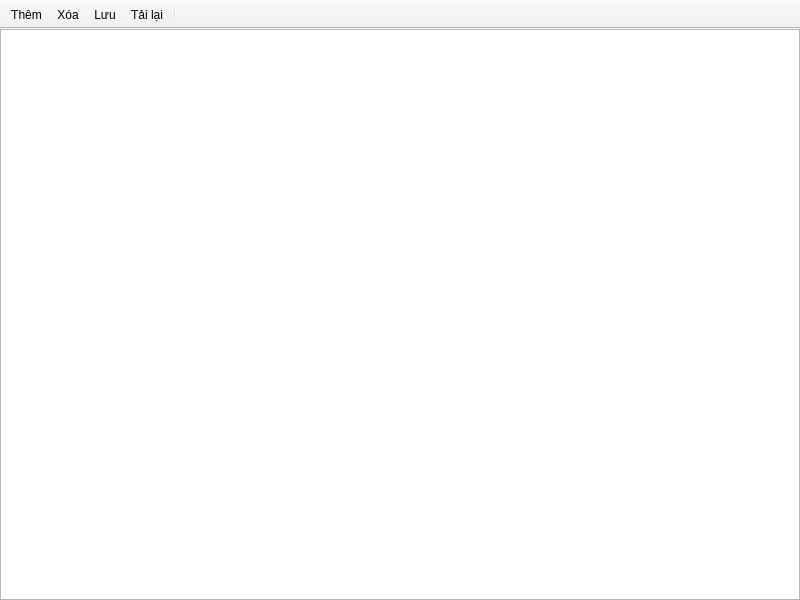
<?xml version="1.0" encoding="UTF-8"?>
<ui version="4.0">
 <class>LotWindow</class>
 <widget class="QMainWindow" name="LotWindow">
  <property name="geometry">
   <rect>
    <x>0</x>
    <y>0</y>
    <width>800</width>
    <height>600</height>
   </rect>
  </property>
  <property name="windowTitle">
   <string>MainWindow</string>
  </property>
  <property name="styleSheet">
   <string notr="true"/>
  </property>
  <widget class="XWidget" name="centralwidget">
   <layout class="QGridLayout" name="gridLayout_2">
    <property name="leftMargin">
     <number>0</number>
    </property>
    <property name="topMargin">
     <number>0</number>
    </property>
    <property name="rightMargin">
     <number>0</number>
    </property>
    <property name="bottomMargin">
     <number>0</number>
    </property>
    <property name="horizontalSpacing">
     <number>1</number>
    </property>
    <item row="0" column="0">
     <widget class="NxTableView" name="tbvLots">
      <property name="font">
       <font>
        <bold>false</bold>
       </font>
      </property>
      <property name="styleSheet">
       <string notr="true"/>
      </property>
      <property name="editTriggers">
       <set>QAbstractItemView::EditTrigger::NoEditTriggers</set>
      </property>
      <property name="alternatingRowColors">
       <bool>false</bool>
      </property>
      <property name="selectionBehavior">
       <enum>QAbstractItemView::SelectionBehavior::SelectRows</enum>
      </property>
      <attribute name="horizontalHeaderDefaultSectionSize">
       <number>80</number>
      </attribute>
      <attribute name="verticalHeaderMinimumSectionSize">
       <number>22</number>
      </attribute>
      <attribute name="verticalHeaderDefaultSectionSize">
       <number>24</number>
      </attribute>
     </widget>
    </item>
   </layout>
  </widget>
  <widget class="XToolBar" name="toolBar">
   <property name="windowTitle">
    <string>toolBar</string>
   </property>
   <property name="movable">
    <bool>false</bool>
   </property>
   <property name="iconSize">
    <size>
     <width>24</width>
     <height>24</height>
    </size>
   </property>
   <property name="toolButtonStyle">
    <enum>Qt::ToolButtonStyle::ToolButtonTextBesideIcon</enum>
   </property>
   <attribute name="toolBarArea">
    <enum>TopToolBarArea</enum>
   </attribute>
   <attribute name="toolBarBreak">
    <bool>false</bool>
   </attribute>
   <addaction name="actionNew"/>
   <addaction name="actionRemove"/>
   <addaction name="actionSave"/>
   <addaction name="actionLoad"/>
   <addaction name="separator"/>
  </widget>
  <action name="actionNew">
   <property name="icon">
    <iconset resource="../Assets/Icons/icons.qrc">
     <normaloff>:/plus_48px.png</normaloff>:/plus_48px.png</iconset>
   </property>
   <property name="text">
    <string>Thêm</string>
   </property>
  </action>
  <action name="actionRemove">
   <property name="icon">
    <iconset resource="../Assets/Icons/icons.qrc">
     <normaloff>:/close_window_48px.png</normaloff>:/close_window_48px.png</iconset>
   </property>
   <property name="text">
    <string>Xóa</string>
   </property>
  </action>
  <action name="actionSave">
   <property name="icon">
    <iconset resource="../Assets/Icons/icons.qrc">
     <normaloff>:/save_48px.png</normaloff>:/save_48px.png</iconset>
   </property>
   <property name="text">
    <string>Lưu</string>
   </property>
  </action>
  <action name="actionLoad">
   <property name="icon">
    <iconset resource="../Assets/Icons/icons.qrc">
     <normaloff>:/reset_48px.png</normaloff>:/reset_48px.png</iconset>
   </property>
   <property name="text">
    <string>Tải lại</string>
   </property>
  </action>
 </widget>
 <customwidgets>
  <customwidget>
   <class>NxTableView</class>
   <extends>QTableView</extends>
   <header>NxTableView.h</header>
  </customwidget>
  <customwidget>
   <class>XWidget</class>
   <extends>QWidget</extends>
   <header>XWidget.h</header>
   <container>1</container>
  </customwidget>
  <customwidget>
   <class>XToolBar</class>
   <extends>QToolBar</extends>
   <header>XToolBar.h</header>
   <container>1</container>
  </customwidget>
 </customwidgets>
 <resources>
  <include location="../Assets/Icons/icons.qrc"/>
 </resources>
 <connections/>
</ui>
